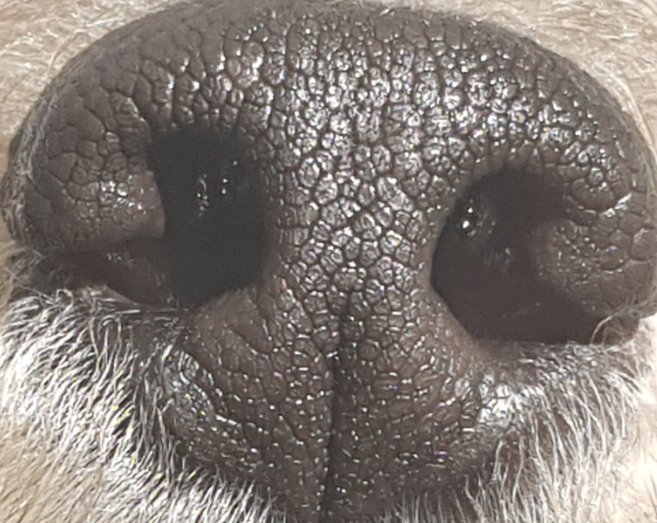
#> input picture node_server/python-code/dog.png, 657 x 523 px
$ python -i Preprocessing.py   (imports and definitions only)   (older library calls are emulated)
#> lines starting #> are read from the running program, lines starting #| are printed output that depends on the picture; after the words box and inside, x2 and y2 are one past the last pixel; in counts of white or black regions, pixels touching at a corner belong together
#> further down, picture is the input picture: shape (523, 657, 3); mean B, G, R 115.1, 120.6, 128.6
import cv2
import numpy as np
# Pre-Processing Functions


def gray_scaling(img):
    img_gray = cv2.cvtColor(img, cv2.COLOR_BGR2GRAY)
    return img_gray


def equalization(img):
    img_eq = cv2.equalizeHist(img)
    return img_eq


def fining(img):

    img2 = cv2.blur(img, (2, 2))
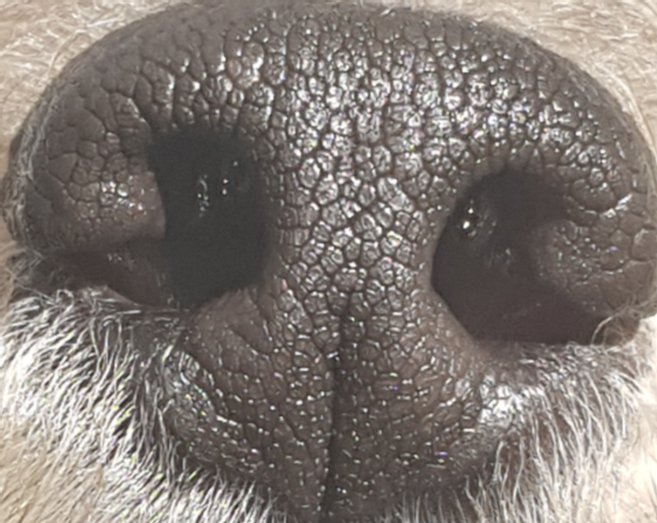
#> img2: shape (523, 657, 3); mean B, G, R 115.4, 121, 128.9
    hsv = cv2.cvtColor(img2, cv2.COLOR_BGR2HSV)
#> hsv: shape (523, 657, 3); mean H, S, V 17, 28.5, 129
    h, s, v = cv2.split(hsv)
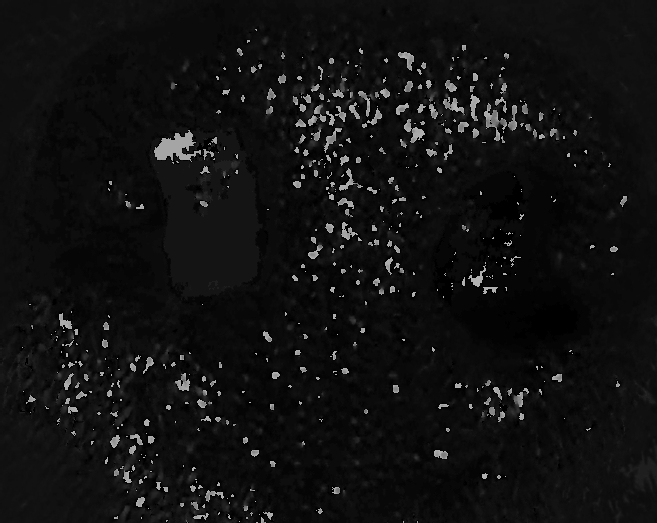
#> h: shape (523, 657); min 0, max 179, mean 17
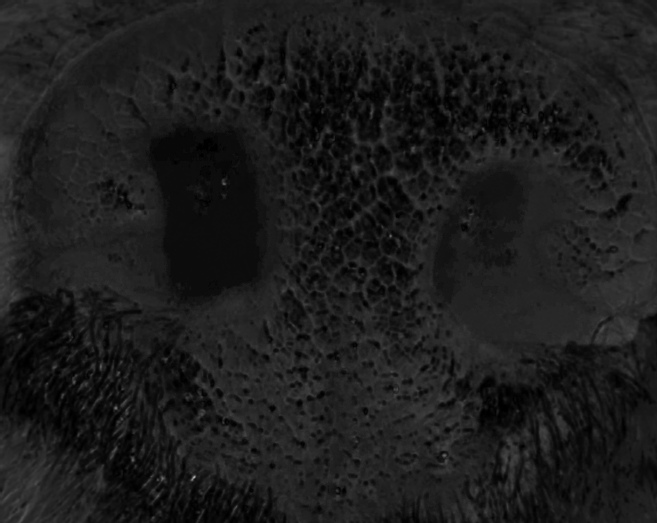
#> s: shape (523, 657); min 0, max 169, mean 28.5
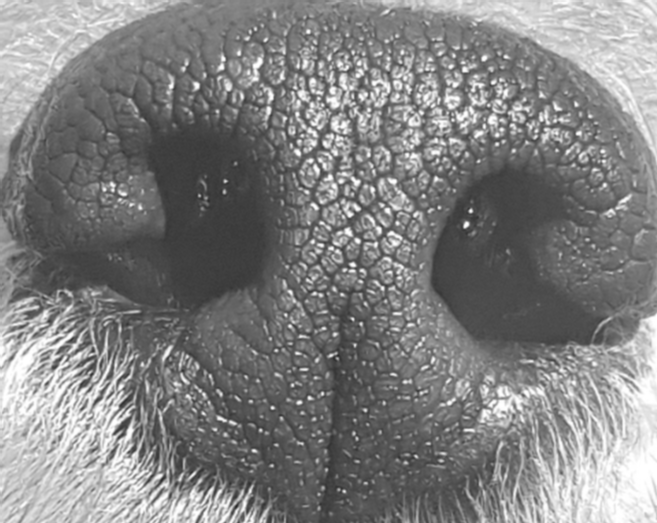
#> v: shape (523, 657); min 38, max 255, mean 129
    #thresh2 = cv2.adaptiveThreshold(v, 255, cv2.ADAPTIVE_THRESH_MEAN_C, cv2.THRESH_BINARY_INV, 11, 2)
    thresh2 = cv2.adaptiveThreshold(v, 255, cv2.ADAPTIVE_THRESH_GAUSSIAN_C, cv2.THRESH_BINARY_INV, 11, 2)
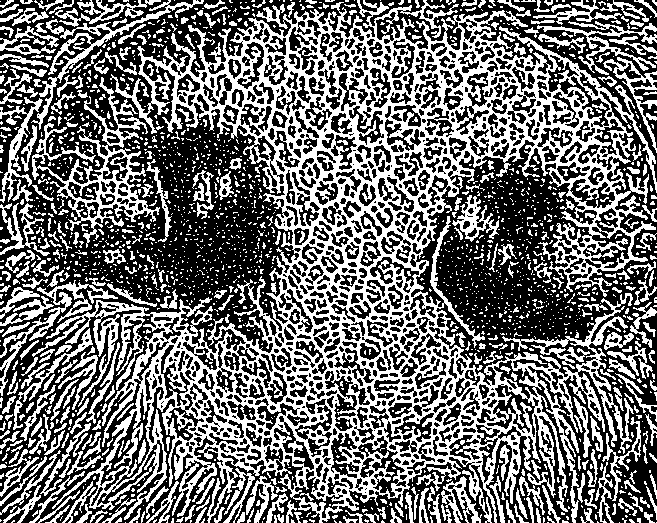
#> thresh2: shape (523, 657); 43.1% white; 2104 white regions (1712 under 20 px), largest, box (x1, y1, x2, y2) and area: (32, 0, 657, 523) 94379, (32, 77, 160, 248) 4277, (31, 0, 204, 130) 1885
    return thresh2


def binarization(img):
    _, img_bi = cv2.threshold(img, 50   , 255, cv2.THRESH_BINARY)
    return img_bi


# [63 lines left out: functions binarization_s, calculate_mean_intensity, thinning, gabor_filter, cropping, cropping2 and 1 more, not called in this run]


# Resize the image
def resize(img, row, col):
    resize_img = cv2.resize(img, (row, col))
    return resize_img

>>> import cv2
>>> picture = cv2.imread('dog.png')
>>> result = fining(picture)
